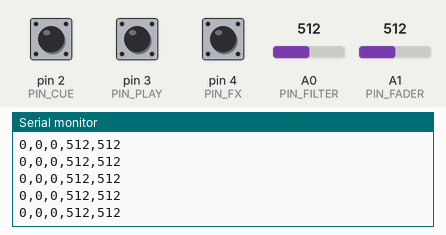
A sketch run on a simulated Arduino Uno, built with avr-gcc and run on an emulated ATmega328P. On the bench: the last lines printed to the serial monitor. The inputs (shaded band) are chosen by the test bench; at power-on: A0 (PIN_FILTER) = 512, A1 (PIN_FADER) = 512, pin 2 (PIN_CUE) HIGH, pin 3 (PIN_PLAY) HIGH, pin 4 (PIN_FX) HIGH.

Above: at 1.2 s.
1.3 s: A0 (PIN_FILTER) set to 716
At 1.64 s:
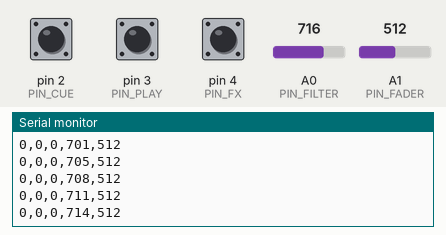
2.8 s: A1 (PIN_FADER) set to 716
At 3.14 s:
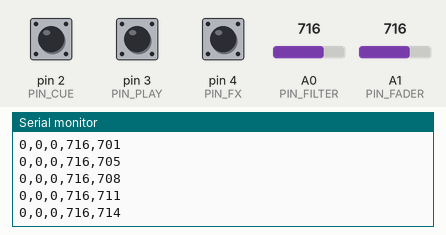
4.3 s: pin 2 (PIN_CUE) pulled LOW for 0.15 s
At 4.43 s:
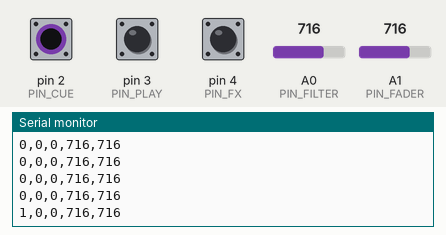
5.9 s: pin 3 (PIN_PLAY) pulled LOW for 0.15 s
At 6.03 s:
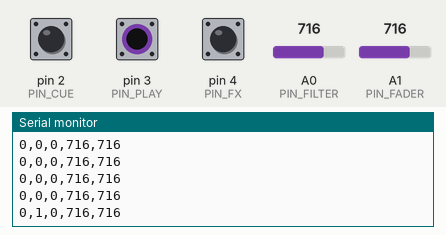
7.5 s: pin 4 (PIN_FX) pulled LOW for 0.15 s
At 7.63 s:
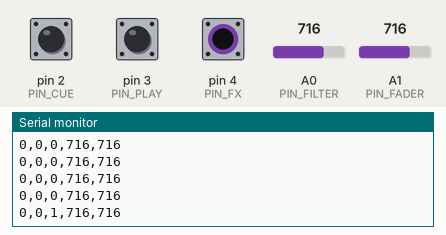
9.1 s: A0 (PIN_FILTER) set to 900
At 9.43 s:
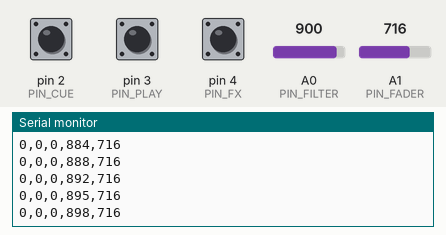
Timing chart, 0 to 11.6 s (numbered marks = the images above; inputs shaded):
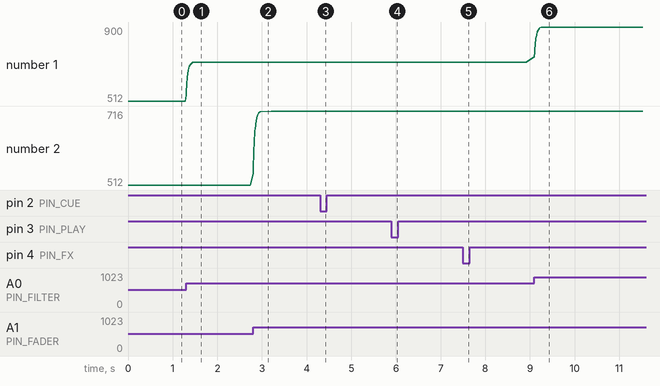

The sketch:

mini_deck.ino
```cpp
// MINI DECK - Controlador DJ (Entrega 1, Diseño de Interfaces UAI)
// Envía por serial: CUE,PLAY,FX,FILTER,FADER   ej: 0,1,0,512,880
const byte PIN_CUE    = 2;
const byte PIN_PLAY   = 3;
const byte PIN_FX     = 4;
const byte PIN_FILTER = A0;
const byte PIN_FADER  = A1;

int ultimo[5] = {-1, -1, -1, -1, -1};
float filtro = 0, fader = 0;
unsigned long ultimoEnvio = 0;

void setup() {
  Serial.begin(115200);
  pinMode(PIN_CUE,  INPUT_PULLUP);   // sin resistencias externas
  pinMode(PIN_PLAY, INPUT_PULLUP);
  pinMode(PIN_FX,   INPUT_PULLUP);
  filtro = analogRead(PIN_FILTER);
  fader  = analogRead(PIN_FADER);
}

void loop() {
  // suavizado: elimina el ruido de las lecturas analógicas
  filtro = filtro * 0.85 + analogRead(PIN_FILTER) * 0.15;
  fader  = fader  * 0.85 + analogRead(PIN_FADER)  * 0.15;

  int v[5];
  v[0] = !digitalRead(PIN_CUE);      // 1 = presionado
  v[1] = !digitalRead(PIN_PLAY);
  v[2] = !digitalRead(PIN_FX);
  v[3] = (int)(filtro + 0.5);        // 0 a 1023
  v[4] = (int)(fader + 0.5);         // 0 a 1023

  bool cambio = false;
  for (int i = 0; i < 5; i++) {
    int tolerancia = (i < 3) ? 0 : 2;
    if (abs(v[i] - ultimo[i]) > tolerancia) cambio = true;
  }

  // envía cuando algo cambia, y cada 250 ms para mantener sincronizado el dashboard
  if (cambio || millis() - ultimoEnvio > 250) {
    for (int i = 0; i < 5; i++) {
      ultimo[i] = v[i];
      Serial.print(v[i]);
      Serial.print(i < 4 ? ',' : '\n');
    }
    ultimoEnvio = millis();
  }
  delay(5);
}
```

Measured:
- after the input at 1.3 s, the serial monitor: prints a new line at once (image 1)
- after the input at 2.8 s, the serial monitor: prints a new line at once (image 2)
- after the input at 4.3 s, the serial monitor: prints a new line at once (image 3)
- after the input at 5.9 s, the serial monitor: prints a new line at once (image 4)
- after the input at 7.5 s, the serial monitor: prints a new line at once (image 5)
- after the input at 9.1 s, the serial monitor: prints a new line at once (image 6)
- plotted number 1: 512 → 716 after the input at 1.3 s, 716 → 900 after the input at 9.1 s
